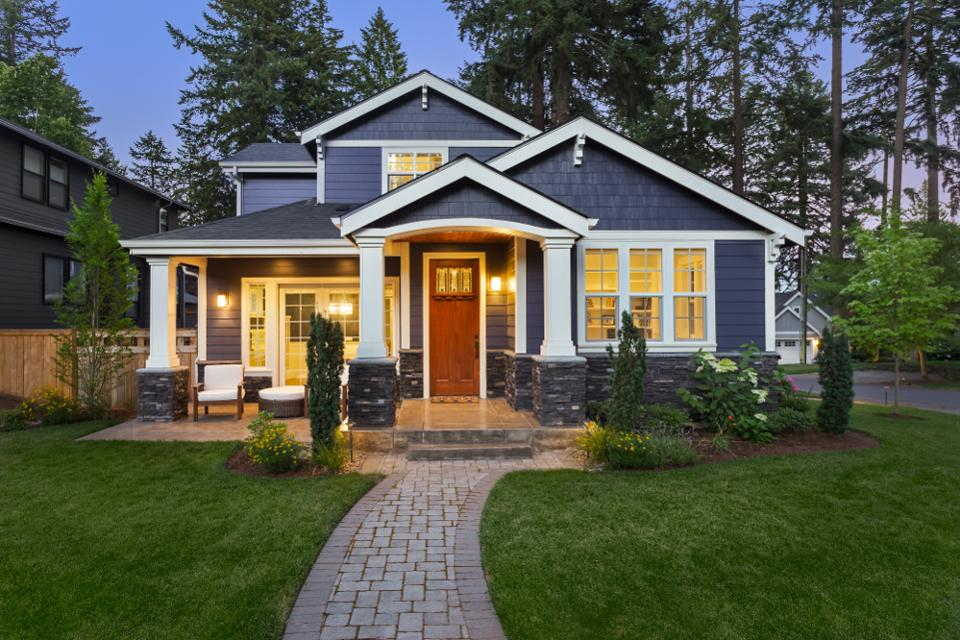
#> input picture Resources/house.jpg, 960 x 640 px
$ python 'Cropping and Resizing.py'
#> lines starting #> are read from the running program, lines starting #| are printed output that depends on the picture
import cv2
import numpy as np

img = cv2.imread("Resources/house.jpg")
#> img is the input picture: shape (640, 960, 3); mean B, G, R 75.4, 90.7, 86.7
print(img.shape)
#| (640, 960, 3)

imgResize = cv2.resize(img, (400, 300))
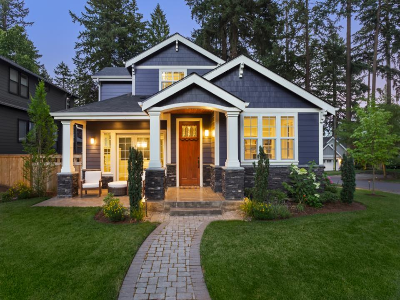
#> imgResize: shape (300, 400, 3); mean B, G, R 75.3, 90.6, 86.6

cv2.imshow("Image", img)
cv2.waitKey(0)

cv2.imshow("Image resize", imgResize)
cv2.waitKey(0)

imgCropped = img[0:200, 200:500]
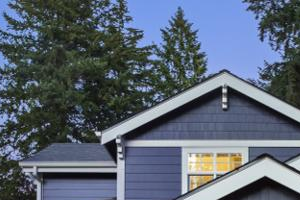
#> imgCropped: shape (200, 300, 3); mean B, G, R 116, 101.4, 90.8
cv2.imshow("Cropped image", imgCropped)
cv2.waitKey(0)
